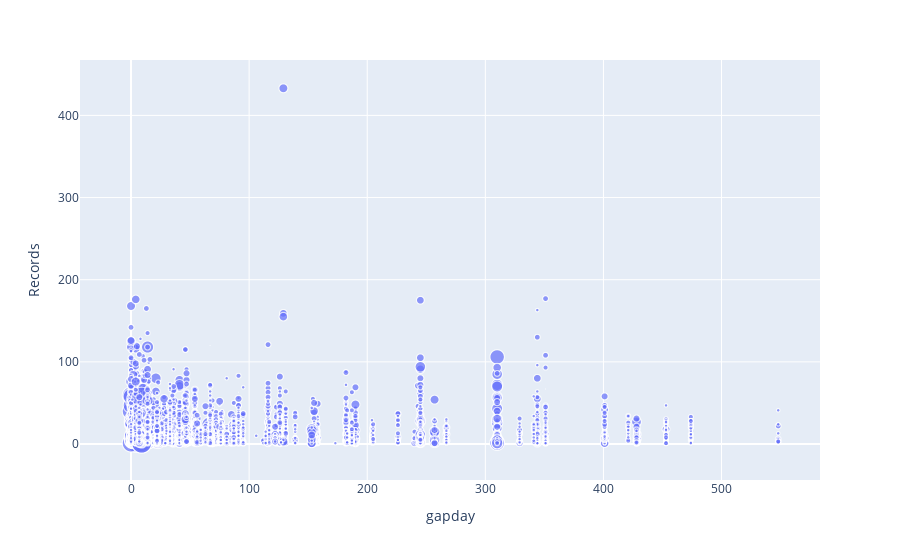

Write notebook code for a chart like this one.
### Code cell
fig = px.scatter(
    pay_user, x='gapday', y='Records', size='open_time'
)
fig.show()

### Figure 1 — Plotly figure (JSON) as saved in the notebook; plotly's stock layout.template omitted (floating-point values rounded to 4 significant figures; data arrays with more than 128 entries replaced by an {"elided": "..."} marker saying what was removed)
{"data": [{"hovertemplate": "gapday=%{x}<br>Records=%{y}<br>open_time=%{marker.size}<extra></extra>", "legendgroup": "", "marker": {"color": "#636efa", "size": {"elided": "28542 int values"}, "sizemode": "area", "sizeref": 0.0825, "symbol": "circle"}, "mode": "markers", "name": "", "showlegend": false, "type": "scattergl", "x": {"elided": "28542 int values"}, "xaxis": "x", "y": {"elided": "28542 int values"}, "yaxis": "y"}], "layout": {"legend": {"itemsizing": "constant", "tracegroupgap": 0}, "margin": {"t": 60}, "xaxis": {"anchor": "y", "domain": [0, 1], "title": {"text": "gapday"}}, "yaxis": {"anchor": "x", "domain": [0, 1], "title": {"text": "Records"}}}}
